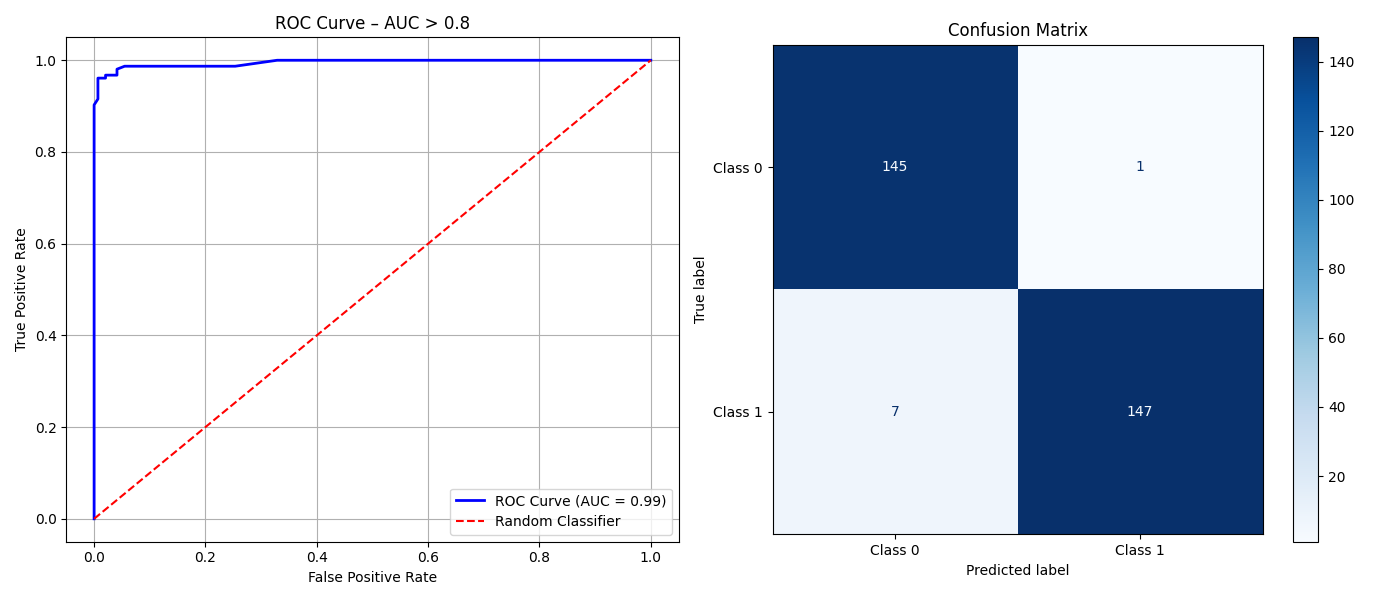

Generate this figure with Python:
from sklearn.datasets import make_classification
from sklearn.ensemble import RandomForestClassifier
from sklearn.model_selection import train_test_split
from sklearn.metrics import (
    confusion_matrix,
    ConfusionMatrixDisplay,
    roc_curve,
    auc
)
import matplotlib.pyplot as plt

# 1. Generate synthetic binary classification data
X, y = make_classification(
    n_samples=1000,
    n_features=5,
    n_informative=3,
    n_redundant=0,
    n_clusters_per_class=1,
    class_sep=1.5,  # ↑ Better separation between classes = higher AUC
    flip_y=0.01,
    random_state=42
)

# 2. Train-test split
X_train, X_test, y_train, y_test = train_test_split(
    X, y, test_size=0.3, random_state=42
)

# 3. Train Random Forest
model = RandomForestClassifier(n_estimators=100, random_state=42)
model.fit(X_train, y_train)

# 4. Predictions
y_pred = model.predict(X_test)
y_score = model.predict_proba(X_test)[:, 1]  # For ROC

# 5. ROC Curve
fpr, tpr, _ = roc_curve(y_test, y_score)
roc_auc = auc(fpr, tpr)

# 6. Plot ROC Curve
plt.figure(figsize=(14, 6))

# Subplot 1: ROC
plt.subplot(1, 2, 1)
plt.plot(fpr, tpr, color='blue', lw=2, label=f"ROC Curve (AUC = {roc_auc:.2f})")
plt.plot([0, 1], [0, 1], 'r--', label="Random Classifier")
plt.xlabel("False Positive Rate")
plt.ylabel("True Positive Rate")
plt.title("ROC Curve – AUC > 0.8")
plt.legend()
plt.grid(True)

# Subplot 2: Confusion Matrix
plt.subplot(1, 2, 2)
cm = confusion_matrix(y_test, y_pred)
disp = ConfusionMatrixDisplay(confusion_matrix=cm, display_labels=["Class 0", "Class 1"])
disp.plot(ax=plt.gca(), cmap='Blues')
plt.title("Confusion Matrix")

plt.tight_layout()
plt.show()


#
# 🔵 Blue Curve – The Model’s Performance
# It plots the True Positive Rate (TPR) vs False Positive Rate (FPR) at various thresholds.
#
# It shows how well the classifier distinguishes between the two classes.
#
# The more it hugs the top-left corner, the better the classifier is.
#
# The area under the blue curve (AUC) quantifies overall performance.
#
# ✅ Ideal case:
#
# Steep rise near the Y-axis, almost flat on the top — high TPR with low FPR.
#
# 🔴 Red Dashed Line – The Random Classifier Baseline
# This is the diagonal line from (0,0) to (1,1).
#
# It represents a classifier that makes random guesses.
#
# AUC = 0.5 for this line.
#
# It’s the baseline for comparison.
#
# 📉 If your blue curve is below this line, it means:
#
# Your model is worse than random guessing (AUC < 0.5).
#
# You might have flipped labels or an inverted model.
